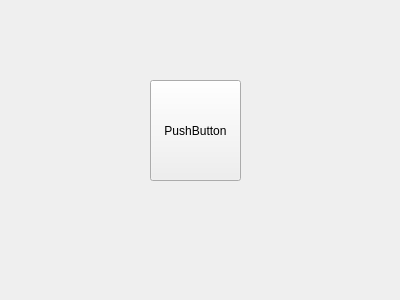
<?xml version="1.0" encoding="UTF-8"?>
<ui version="4.0">
 <class>Form</class>
 <widget class="QWidget" name="Form">
  <property name="geometry">
   <rect>
    <x>0</x>
    <y>0</y>
    <width>400</width>
    <height>300</height>
   </rect>
  </property>
  <property name="windowTitle">
   <string>Form</string>
  </property>
  <widget class="QPushButton" name="pushButton">
   <property name="geometry">
    <rect>
     <x>150</x>
     <y>80</y>
     <width>91</width>
     <height>101</height>
    </rect>
   </property>
   <property name="text">
    <string>PushButton</string>
   </property>
  </widget>
 </widget>
 <resources/>
 <connections/>
</ui>
